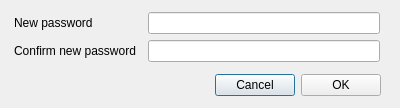
<?xml version="1.0" encoding="UTF-8"?>
<ui version="4.0">
 <class>ChangePassword</class>
 <widget class="QDialog" name="ChangePassword">
  <property name="geometry">
   <rect>
    <x>0</x>
    <y>0</y>
    <width>400</width>
    <height>108</height>
   </rect>
  </property>
  <property name="minimumSize">
   <size>
    <width>400</width>
    <height>100</height>
   </size>
  </property>
  <property name="maximumSize">
   <size>
    <width>400</width>
    <height>108</height>
   </size>
  </property>
  <property name="windowTitle">
   <string>Change password</string>
  </property>
  <layout class="QVBoxLayout" name="verticalLayout">
   <property name="spacing">
    <number>0</number>
   </property>
   <property name="leftMargin">
    <number>8</number>
   </property>
   <property name="topMargin">
    <number>12</number>
   </property>
   <property name="rightMargin">
    <number>10</number>
   </property>
   <property name="bottomMargin">
    <number>7</number>
   </property>
   <item>
    <widget class="QWidget" name="wContainer" native="true">
     <layout class="QFormLayout" name="formLayout">
      <property name="horizontalSpacing">
       <number>12</number>
      </property>
      <property name="verticalSpacing">
       <number>6</number>
      </property>
      <property name="leftMargin">
       <number>6</number>
      </property>
      <property name="topMargin">
       <number>0</number>
      </property>
      <property name="rightMargin">
       <number>10</number>
      </property>
      <property name="bottomMargin">
       <number>0</number>
      </property>
      <item row="0" column="0">
       <widget class="QLabel" name="lDescNewPassword">
        <property name="minimumSize">
         <size>
          <width>0</width>
          <height>0</height>
         </size>
        </property>
        <property name="maximumSize">
         <size>
          <width>16777215</width>
          <height>16777215</height>
         </size>
        </property>
        <property name="text">
         <string>New password</string>
        </property>
        <property name="wordWrap">
         <bool>false</bool>
        </property>
       </widget>
      </item>
      <item row="0" column="1">
       <widget class="QLineEdit" name="lNewPassword">
        <property name="maximumSize">
         <size>
          <width>16777215</width>
          <height>16777215</height>
         </size>
        </property>
        <property name="echoMode">
         <enum>QLineEdit::Password</enum>
        </property>
        <property name="alignment">
         <set>Qt::AlignLeading|Qt::AlignLeft|Qt::AlignVCenter</set>
        </property>
       </widget>
      </item>
      <item row="1" column="0">
       <widget class="QLabel" name="lDescConfirmNewPassword">
        <property name="minimumSize">
         <size>
          <width>0</width>
          <height>0</height>
         </size>
        </property>
        <property name="maximumSize">
         <size>
          <width>16777215</width>
          <height>16777215</height>
         </size>
        </property>
        <property name="text">
         <string>Confirm new password</string>
        </property>
        <property name="wordWrap">
         <bool>false</bool>
        </property>
       </widget>
      </item>
      <item row="1" column="1">
       <widget class="QLineEdit" name="lConfirmNewPassword">
        <property name="maximumSize">
         <size>
          <width>16777215</width>
          <height>16777215</height>
         </size>
        </property>
        <property name="echoMode">
         <enum>QLineEdit::Password</enum>
        </property>
        <property name="alignment">
         <set>Qt::AlignLeading|Qt::AlignLeft|Qt::AlignVCenter</set>
        </property>
       </widget>
      </item>
     </layout>
    </widget>
   </item>
   <item>
    <widget class="QWidget" name="widget" native="true">
     <property name="minimumSize">
      <size>
       <width>0</width>
       <height>32</height>
      </size>
     </property>
     <property name="maximumSize">
      <size>
       <width>16777215</width>
       <height>32</height>
      </size>
     </property>
     <layout class="QHBoxLayout" name="horizontalLayout">
      <property name="leftMargin">
       <number>0</number>
      </property>
      <property name="topMargin">
       <number>0</number>
      </property>
      <property name="rightMargin">
       <number>9</number>
      </property>
      <property name="bottomMargin">
       <number>0</number>
      </property>
      <item>
       <spacer name="horizontalSpacer">
        <property name="orientation">
         <enum>Qt::Horizontal</enum>
        </property>
        <property name="sizeHint" stdset="0">
         <size>
          <width>293</width>
          <height>20</height>
         </size>
        </property>
       </spacer>
      </item>
      <item>
       <widget class="QPushButton" name="bCancel">
        <property name="minimumSize">
         <size>
          <width>0</width>
          <height>22</height>
         </size>
        </property>
        <property name="text">
         <string>Cancel</string>
        </property>
       </widget>
      </item>
      <item>
       <widget class="QPushButton" name="bOk">
        <property name="minimumSize">
         <size>
          <width>0</width>
          <height>22</height>
         </size>
        </property>
        <property name="text">
         <string>OK</string>
        </property>
       </widget>
      </item>
     </layout>
     <zorder>bCancel</zorder>
     <zorder>bOk</zorder>
    </widget>
   </item>
  </layout>
 </widget>
 <resources/>
 <connections>
  <connection>
   <sender>bCancel</sender>
   <signal>clicked()</signal>
   <receiver>ChangePassword</receiver>
   <slot>reject()</slot>
   <hints>
    <hint type="sourcelabel">
     <x>354</x>
     <y>119</y>
    </hint>
    <hint type="destinationlabel">
     <x>244</x>
     <y>73</y>
    </hint>
   </hints>
  </connection>
 </connections>
</ui>
